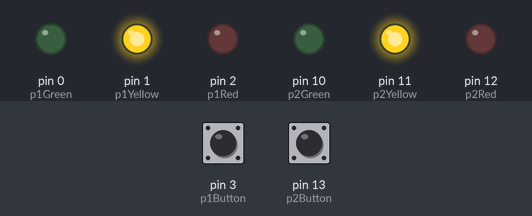
Recording of a sketch running on a simulated Arduino Uno, built with avr-gcc and run on an emulated ATmega328P. On the bench: output pins drawn as LEDs (lit = HIGH). The inputs (shaded band) are chosen by the test bench; at power-on: pin 3 (p1Button) LOW, pin 13 (p2Button) LOW.

Above: at 1.2 s.
1.3 s: pin 3 (p1Button) pulled HIGH for 3.2 s
At 2.0 s:
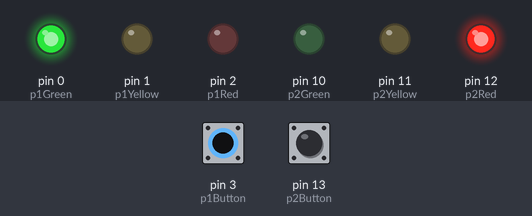
7.3 s: pin 13 (p2Button) pulled HIGH for 0.15 s
At 7.8 s:
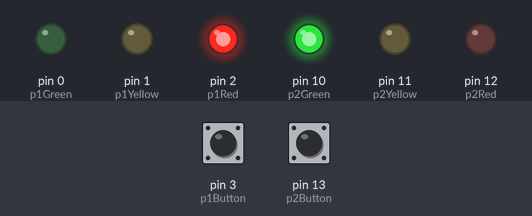
10.3 s: pin 13 (p2Button) pulled HIGH for 3.2 s
At 15.9 s:
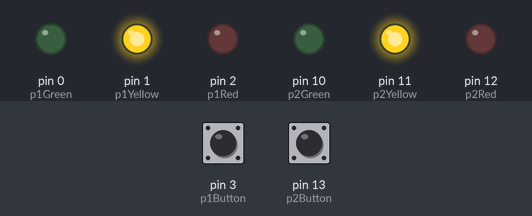
Timing chart, 0 to 17.4 s (numbered marks = the images above; inputs shaded):
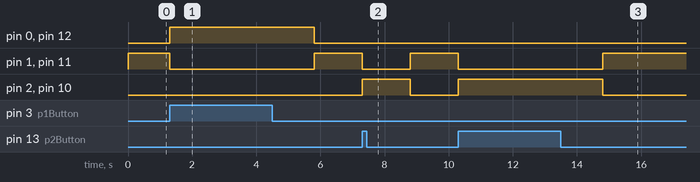

The sketch:

Gameshow_Button.ino
```cpp
// Gameshow button

// Define the pins that the buttons and lights are connected to:
#define p1Button 3
#define p2Button 13
#define p1Red 2
#define p1Yellow 1
#define p1Green 0
#define p2Red 12
#define p2Yellow 11
#define p2Green 10

int holdDelay = 1500;     // amount of time between colour changes

void setup()
{
  // Set up the digital I/O pins
  // Inputs
  pinMode(p1Button, INPUT);
  pinMode(p2Button, INPUT);
  // Outputs
  pinMode(p1Red, OUTPUT);
  pinMode(p1Yellow, OUTPUT);
  pinMode(p1Green, OUTPUT);
  pinMode(p2Red, OUTPUT);
  pinMode(p2Yellow, OUTPUT);
  pinMode(p2Green, OUTPUT);
  // Set initial state for lights - both players yellow first
  digitalWrite(p1Red, LOW);
  digitalWrite(p1Yellow, HIGH);
  digitalWrite(p1Green, LOW);
  digitalWrite(p2Red, LOW);
  digitalWrite(p2Yellow, HIGH);
  digitalWrite(p2Green, LOW);
}

void loop()
{
  if ( digitalRead(p1Button) == HIGH )  // Player 1 pressed button first
  {
    // Turn off yellow lights.
    digitalWrite(p1Yellow, LOW);
    digitalWrite(p2Yellow, LOW);
    // Turn players LED green and opponenets RED
    digitalWrite(p1Green, HIGH);
    digitalWrite(p2Red, HIGH);
    // Hold position for a set time
    delay(holdDelay);
    //Turn LEDs off
    digitalWrite(p1Green, LOW);
    digitalWrite(p2Red, LOW);
    // Set up both LEDs Yellow
    digitalWrite(p1Yellow, HIGH);
    digitalWrite(p2Yellow, HIGH);
  }

  if ( digitalRead(p2Button) == HIGH )  // Player 2 hit button first
  {
    // Turn off yellow lights.
    digitalWrite(p2Yellow, LOW);
    digitalWrite(p1Yellow, LOW);
    // Turn players LED green and opponenets RED
    digitalWrite(p2Green, HIGH);
    digitalWrite(p1Red, HIGH);
    // Hold position for a set time
    delay(holdDelay);
    // Turn LEDS off
    digitalWrite(p2Green, LOW);
    digitalWrite(p1Red, LOW);
    // Set up both LEDs Yellow
    digitalWrite(p2Yellow, HIGH);
    digitalWrite(p1Yellow, HIGH);
  }
}
```

Measured:
- after the input at 1.3 s, pin 0 (p1Green), pin 12 (p2Red): LOW → HIGH at once, → LOW 4.5 s later; pin 1 (p1Yellow), pin 11 (p2Yellow): HIGH → LOW at once, → HIGH 4.5 s later
- after the input at 7.3 s, pin 1 (p1Yellow), pin 11 (p2Yellow): HIGH → LOW at once, → HIGH 1.5 s later; pin 2 (p1Red), pin 10 (p2Green): LOW → HIGH at once, → LOW 1.5 s later
- after the input at 10.3 s, pin 1 (p1Yellow), pin 11 (p2Yellow): HIGH → LOW at once, → HIGH 4.5 s later; pin 2 (p1Red), pin 10 (p2Green): LOW → HIGH at once, → LOW 4.5 s later
